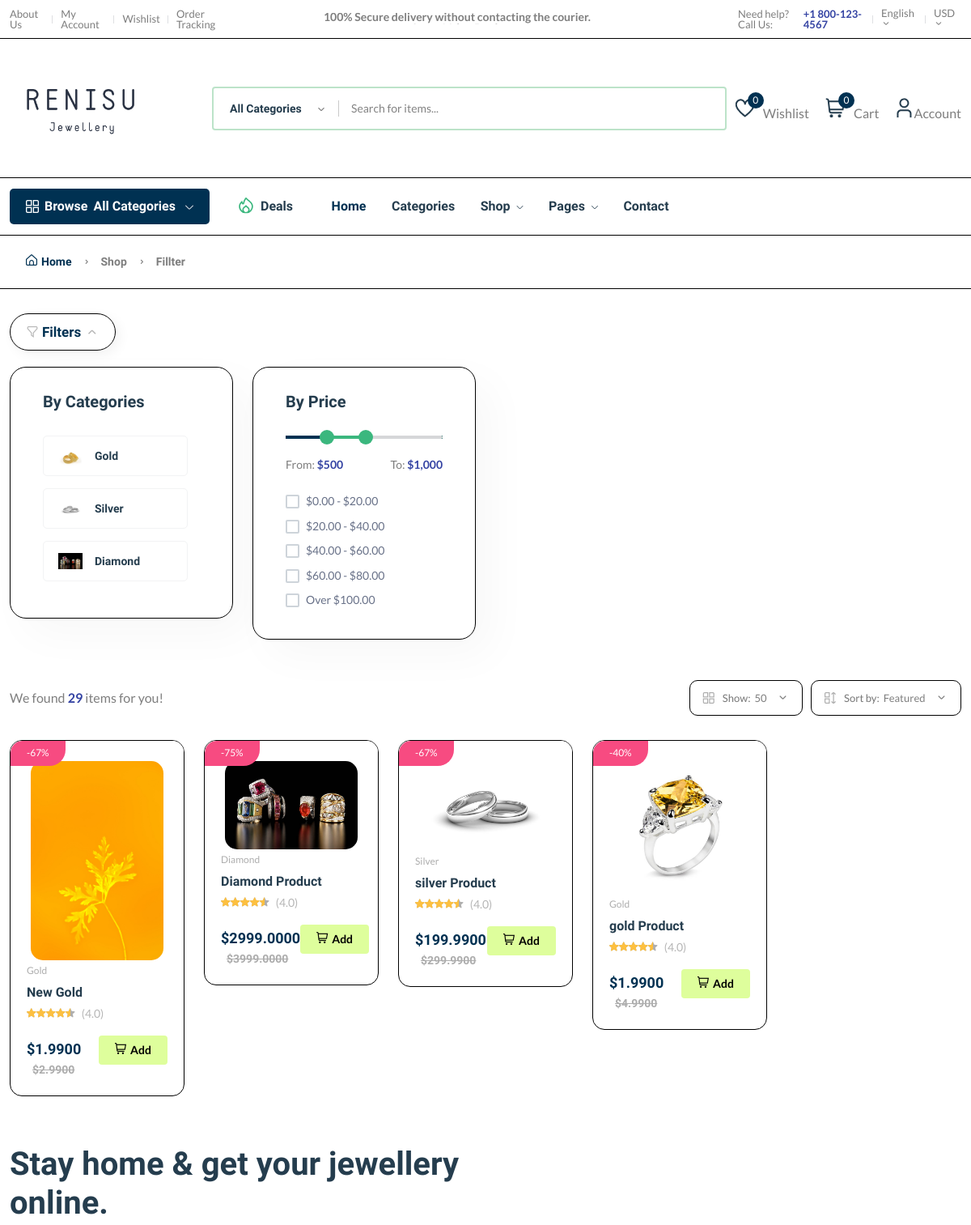
Before: /products/ (upper part) with the older database file.
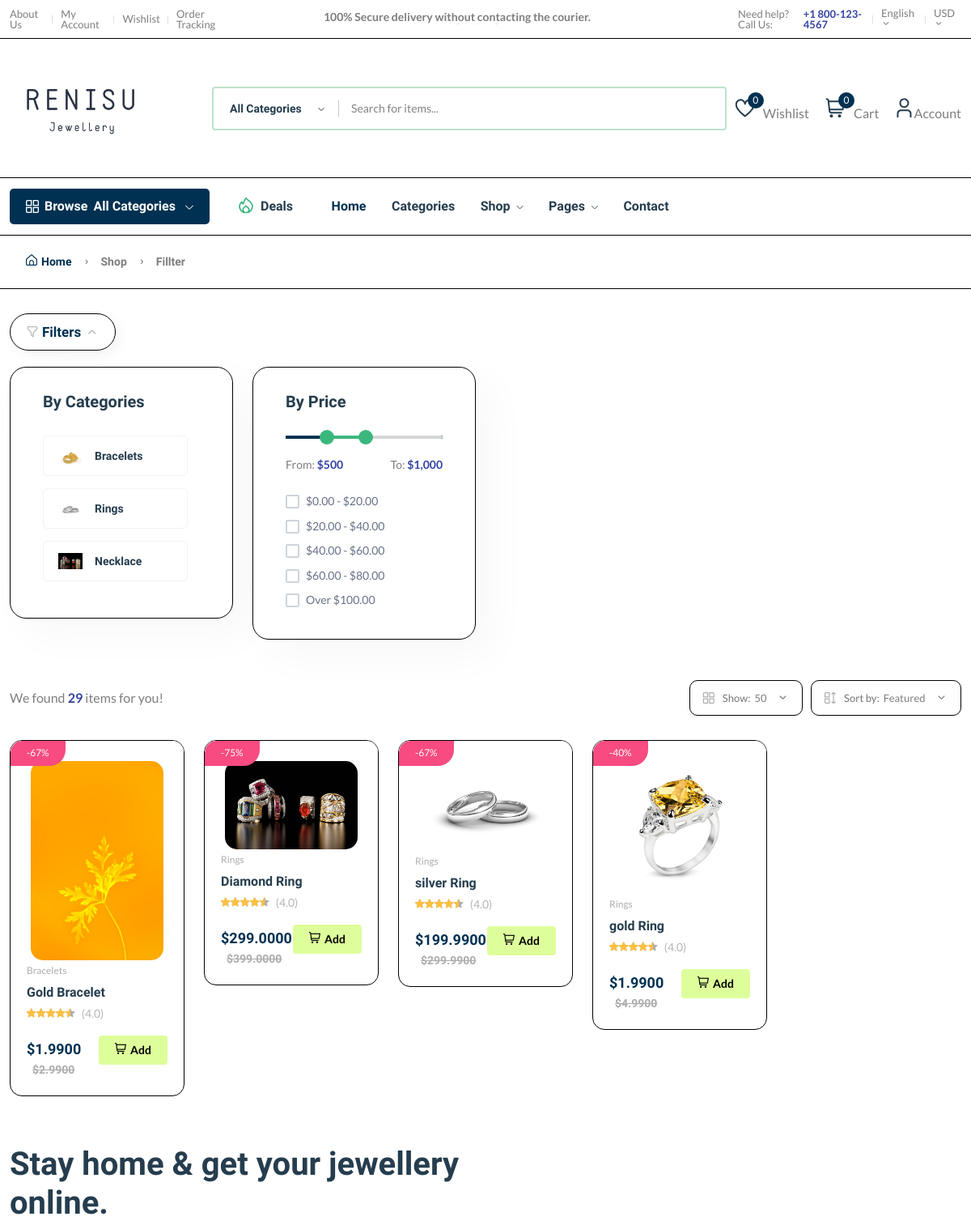
After: the same page with the newer database file.
### core/models.py (models this page shows, shortened)
class Category(models.Model):
    cid = ShortUUIDField(unique=True,
                        length = 10,
                        max_length=30,
                        prefix="cat",
                        alphabet="abcdefgh12345"
                        )
    title = models.CharField(max_length=100) # Title, heading
    image = models.ImageField(upload_to="category")
    class Meta:
        verbose_name_plural = "categories"

class Product(models.Model):
    pid = ShortUUIDField(unique = True,
                        length = 10,
                        max_length = 30,
                        prefix = "prd",
                        alphabet = "abcdefgh12345"
                        )
    title = models.CharField(max_length = 100) # Title, heading
    image = models.ImageField(upload_to = "product")
    description = RichTextUploadingField(null=True,
                                        blank=True,
                                        default="This is the product"
                                        )
    category = models.ForeignKey(Category,
                                on_delete = models.SET_NULL,
                                null = True,
                                related_name= "category"
                                )
    price = models.DecimalField(max_digits = 9999999999,
                                decimal_places = 4,
                                default = "1.99"
                                )
    old_price = models.DecimalField(max_digits = 9999999999,
                                    decimal_places = 4,
                                    default = "2.99"
                                    )
    specifications = models.TextField(null = True,
                                    blank = True,
                                    default = "This is for the specific values of the products"
                                    )
    stock_count = models.CharField(max_length=100,
                                default="10",
                                null=True,
                                blank=True
                                )
    status = models.BooleanField(default=True)
    in_stock = models.BooleanField(default=True)
    featured = models.BooleanField(default=False)
    sku = ShortUUIDField(unique=True,
                        length=4,
                        max_length=10,
                        prefix="sku",
                        alphabet="1234567890"
                        )
    date = models.DateTimeField(auto_now_add=True)
    updated = models.DateTimeField(null=True,
                                blank=True
                                )
    class Meta:
        verbose_name_plural = "Products"
    def get_precentage(self):
        new_price = (self.price / self.old_price) * 100
        return new_price

### core/views.py (the view)
# urls.py: path("products/",views.product_list_view, name = "product-list"),
def product_list_view(request):
    products = Product.objects.all().order_by("-id")
    tags = Tag.objects.all().order_by("-id")[:6]
    category = Category.objects.all()
    context = {
        "products":products,
        "tags":tags,
        "category":category
    }
    return render(request, 'core/product-list.html', context)

### templates/core/product-list.html (shortened to what this page needs)
{% extends 'partials/base.html' %}
{% load static %}
{% block content %}
    <main class="main">
        <div class="page-header breadcrumb-wrap">
            <div class="container">
                <div class="breadcrumb">
                    <a href="index.html" rel="nofollow"><i class="fi-rs-home mr-5"></i>Home</a>
                    <span></span> Shop <span></span> Fillter
                </div>
            </div>
        </div>
        <div class="container mb-30 mt-30">
            <div class="row">
                <div class="col-lg-12">
                    <a class="shop-filter-toogle" href="#">
                        <span class="fi-rs-filter mr-5"></span>
                        Filters
                        <i class="fi-rs-angle-small-up angle-up"></i>
                    </a>
                    <div class="shop-product-fillter-header">
                        <div class="row">
                            <div class="col-xl-3 col-lg-6 col-md-6 mb-lg-0 mb-md-2 mb-sm-2">
                                <div class="card">
                                    <h5 class="mb-30">By Categories</h5>
                                    {% for c in category%}
                                    <div class="categories-dropdown-wrap font-heading">
                                        <ul>
                                            <li>
                                                <a href="{% url 'core:category-product-list' c.cid%}"> <img src="{{c.image.url}}" alt="" />{{c.title}}</a>
                                            </li>
                                        </ul>
                                    </div>
                                    {% endfor %}
                                </div>
                            </div>
                            <div class="col-xl-3 col-lg-6 col-md-6 mb-lg-0 mb-md-5 mb-sm-5">
                                <div class="card">
                                    <h5 class="mb-10">By Price</h5>
                                    <div class="sidebar-widget price_range range">
                                        <div class="price-filter mb-20">
                                            <div class="price-filter-inner">
                                                <div id="slider-range" class="mb-20"></div>
                                                <div class="d-flex justify-content-between">
                                                    <div class="caption">From: <strong id="slider-range-value1" class="text-brand"></strong></div>
                                                    <div class="caption">To: <strong id="slider-range-value2" class="text-brand"></strong></div>
                                                </div>
                                            </div>
                                        </div>
                                        <div class="custome-checkbox">
                                            <label class="form-check-label" for="exampleCheckbox211"><span>$0.00 - $20.00 </span></label>
                                            <br />
                                            <label class="form-check-label" for="exampleCheckbox22"><span>$20.00 - $40.00 </span></label>
                                            <br />
                                            <label class="form-check-label" for="exampleCheckbox23"><span>$40.00 - $60.00 </span></label>
                                            <br />
                                            <label class="form-check-label" for="exampleCheckbox24"><span>$60.00 - $80.00 </span></label>
                                            <br />
                                            <label class="form-check-label" for="exampleCheckbox25"><span>Over $100.00</span></label>
                                        </div>
                                    </div>
                                </div>
                            </div>
                        </div>
                    </div>
                </div>
                <div class="col-12">
                    <div class="shop-product-fillter">
                        <div class="totall-product">
                            <p>We found <strong class="text-brand">29</strong> items for you!</p>
                        </div>
                        <div class="sort-by-product-area">
                            <div class="sort-by-cover mr-10">
                                <div class="sort-by-product-wrap">
                                    <div class="sort-by">
                                        <span><i class="fi-rs-apps"></i>Show:</span>
                                    </div>
                                    <div class="sort-by-dropdown-wrap">
                                        <span> 50 <i class="fi-rs-angle-small-down"></i></span>
                                    </div>
                                </div>
                            </div>
                            <div class="sort-by-cover">
                                <div class="sort-by-product-wrap">
                                    <div class="sort-by">
                                        <span><i class="fi-rs-apps-sort"></i>Sort by:</span>
                                    </div>
                                    <div class="sort-by-dropdown-wrap">
                                        <span> Featured <i class="fi-rs-angle-small-down"></i></span>
                                    </div>
                                </div>
                            </div>
                        </div>
                    </div>
                    <div class="row product-grid">
                        {% for p in products%}
                        <div class="col-lg-1-5 col-md-4 col-12 col-sm-6">
                            <div class="product-cart-wrap mb-30">
                                <div class="product-img-action-wrap">
                                    <div class="product-img product-img-zoom">
                                        <a href="shop-product-right.html">
                                            <img class="default-img" src="{{p.image.url}}" alt="" />
                                        </a>
                                    </div>
                                    <div class="product-badges product-badges-position product-badges-mrg">
                                        <span class="hot">-{{p.get_precentage|floatformat:0}}%</span>
                                    </div>
                                </div>
                                <div class="product-content-wrap">
                                    <div class="product-category">
                                        <a href="shop-grid-right.html">{{p.category.title}}</a>
                                    </div>
                                    <h2><a href="shop-product-right.html">{{p.title}}</a></h2>
                                    <div class="product-rate-cover">
                                        <div class="product-rate d-inline-block">
                                            <div class="product-rating" style="width: 90%"></div>
                                        </div>
                                        <span class="font-small ml-5 text-muted"> (4.0)</span>
                                    </div>
                                    <div class="product-card-bottom">
                                        <div class="product-price">
                                            <span>$</span><span class="current-product-price-{{p.id}}">{{p.price}}</span>
                                            <span class="old-price">${{p.old_price}}</span>
                                        </div>
                                        <br>
                                        <div class="add-cart">
                                            <div class="d-flex">
                                                <button class="add add-to-cart-btn" data-index="{{ p.id }}" style="border: none 5px;" id="add-to-cart-btn"><i class="fi-rs-shopping-cart mr-5"></i>Add</button>
                                            </div>
                                        </div>
                                    </div>
                                </div>
                            </div>
                        </div>
                        {% endfor %}
                    </div>
                </div>
            </div>
        </div>
    </main>
{%endblock content%}

Changed rows visible on the page:
changed Category: title "Gold" → "Bracelets"
changed Category: title "Silver" → "Rings"
changed Category: title "Diamond" → "Necklace"
changed Product: category "Gold" → "Bracelets"; title "New Gold" → "Gold Bracelet"
changed Product: category "Diamond" → "Rings"; title "Diamond Product" → "Diamond Ring"; price "2999.0000" → "299.0000"; old_price "3999.0000" → "399.0000"
changed Product: category "Silver" → "Rings"; title "silver Product" → "silver Ring"
changed Product: category "Gold" → "Rings"; title "gold Product" → "gold Ring"
